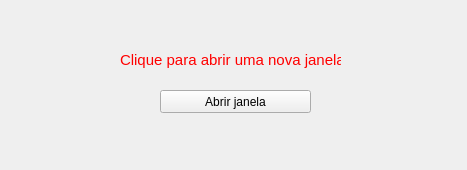
<?xml version="1.0" encoding="UTF-8"?>
<ui version="4.0">
 <class>BtnMainWindow</class>
 <widget class="QMainWindow" name="BtnMainWindow">
  <property name="geometry">
   <rect>
    <x>0</x>
    <y>0</y>
    <width>467</width>
    <height>170</height>
   </rect>
  </property>
  <property name="windowTitle">
   <string>MainWindow</string>
  </property>
  <widget class="QWidget" name="centralwidget">
   <widget class="QPushButton" name="pushButton">
    <property name="geometry">
     <rect>
      <x>160</x>
      <y>90</y>
      <width>151</width>
      <height>23</height>
     </rect>
    </property>
    <property name="text">
     <string>Abrir janela</string>
    </property>
   </widget>
   <widget class="QLabel" name="label">
    <property name="geometry">
     <rect>
      <x>120</x>
      <y>50</y>
      <width>221</width>
      <height>21</height>
     </rect>
    </property>
    <property name="text">
     <string>&lt;html&gt;&lt;head/&gt;&lt;body&gt;&lt;p&gt;&lt;span style=&quot; font-size:11pt; color:#ff0000;&quot;&gt;Clique para abrir uma nova janela&lt;/span&gt;&lt;/p&gt;&lt;/body&gt;&lt;/html&gt;</string>
    </property>
   </widget>
  </widget>
 </widget>
 <resources/>
 <connections/>
</ui>
